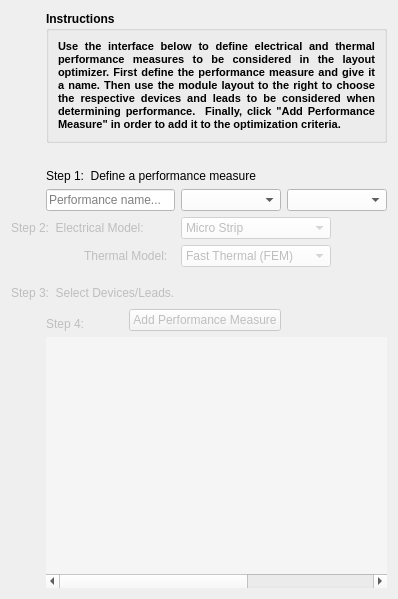
      <widget class="QWidget" name="page_3">
       <property name="geometry">
        <rect>
         <x>0</x>
         <y>0</y>
         <width>376</width>
         <height>599</height>
        </rect>
       </property>
       <attribute name="label">
        <string>Design Performance Identification</string>
       </attribute>
       <layout class="QGridLayout" name="gridLayout_7">
        <item row="0" column="1" colspan="6">
         <widget class="QGroupBox" name="groupBox">
          <property name="minimumSize">
           <size>
            <width>0</width>
            <height>0</height>
           </size>
          </property>
          <property name="font">
           <font>
            <weight>75</weight>
            <bold>true</bold>
           </font>
          </property>
          <property name="title">
           <string>Instructions</string>
          </property>
          <layout class="QGridLayout" name="gridLayout_9">
           <item row="0" column="0">
            <widget class="QLabel" name="label_42">
             <property name="text">
              <string>&lt;!DOCTYPE HTML PUBLIC &quot;-//W3C//DTD HTML 4.0//EN&quot; &quot;http://www.w3.org/TR/REC-html40/strict.dtd&quot;&gt;
&lt;html&gt;&lt;head&gt;&lt;meta name=&quot;qrichtext&quot; content=&quot;1&quot; /&gt;&lt;style type=&quot;text/css&quot;&gt;
p, li { white-space: pre-wrap; }
&lt;/style&gt;&lt;/head&gt;&lt;body style=&quot; font-family:'MS Shell Dlg 2'; font-size:8.25pt; font-weight:600; font-style:normal;&quot;&gt;
&lt;p align=&quot;justify&quot; style=&quot; margin-top:0px; margin-bottom:0px; margin-left:0px; margin-right:0px; -qt-block-indent:0; text-indent:0px;&quot;&gt;&lt;span style=&quot; font-size:8pt;&quot;&gt;Use the interface below to define electrical and thermal performance measures to be considered in the layout optimizer. First define the performance measure and give it a name. Then use the module layout to the right to choose the respective devices and leads to be considered when determining performance.  Finally, click &amp;quot;Add Performance Measure&amp;quot; in order to add it to the optimization criteria.&lt;/span&gt;&lt;/p&gt;&lt;/body&gt;&lt;/html&gt;</string>
             </property>
             <property name="wordWrap">
              <bool>true</bool>
             </property>
            </widget>
           </item>
          </layout>
         </widget>
        </item>
        <item row="1" column="1">
         <spacer name="verticalSpacer_12">
          <property name="orientation">
           <enum>Qt::Vertical</enum>
          </property>
          <property name="sizeType">
           <enum>QSizePolicy::Fixed</enum>
          </property>
          <property name="sizeHint" stdset="0">
           <size>
            <width>20</width>
            <height>20</height>
           </size>
          </property>
         </spacer>
        </item>
        <item row="2" column="1" colspan="4">
         <widget class="QLabel" name="label_25">
          <property name="text">
           <string>Step 1:  Define a performance measure</string>
          </property>
         </widget>
        </item>
        <item row="3" column="1" colspan="3">
         <widget class="QLineEdit" name="txt_perform_name">
          <property name="minimumSize">
           <size>
            <width>0</width>
            <height>0</height>
           </size>
          </property>
          <property name="styleSheet">
           <string notr="true">background-color: rgb(255, 255, 255);</string>
          </property>
          <property name="placeholderText">
           <string>Performance name...</string>
          </property>
         </widget>
        </item>
        <item row="3" column="4">
         <widget class="QComboBox" name="cmb_perform_elecTherm">
          <property name="minimumSize">
           <size>
            <width>100</width>
            <height>0</height>
           </size>
          </property>
          <property name="maximumSize">
           <size>
            <width>150</width>
            <height>16777215</height>
           </size>
          </property>
          <property name="styleSheet">
           <string notr="true">background-color: rgb(255, 255, 255);</string>
          </property>
         </widget>
        </item>
        <item row="3" column="5" colspan="2">
         <widget class="QComboBox" name="cmb_perform_type">
          <property name="minimumSize">
           <size>
            <width>100</width>
            <height>0</height>
           </size>
          </property>
          <property name="maximumSize">
           <size>
            <width>150</width>
            <height>16777215</height>
           </size>
          </property>
          <property name="styleSheet">
           <string notr="true">background-color: rgb(255, 255, 255);</string>
          </property>
         </widget>
        </item>
        <item row="4" column="0" colspan="4">
         <widget class="QLabel" name="lbl_sel_electrical_model">
          <property name="enabled">
           <bool>false</bool>
          </property>
          <property name="text">
           <string>Step 2:  Electrical Model:</string>
          </property>
         </widget>
        </item>
        <item row="4" column="4" colspan="2">
         <widget class="QComboBox" name="cmb_elec_model">
          <property name="enabled">
           <bool>false</bool>
          </property>
          <property name="minimumSize">
           <size>
            <width>100</width>
            <height>0</height>
           </size>
          </property>
          <property name="maximumSize">
           <size>
            <width>150</width>
            <height>16777215</height>
           </size>
          </property>
          <property name="styleSheet">
           <string notr="true">background-color: rgb(255, 255, 255);</string>
          </property>
          <item>
           <property name="text">
            <string>Micro Strip</string>
           </property>
          </item>
          <item>
           <property name="text">
            <string>Response Surface</string>
           </property>
          </item>
         </widget>
        </item>
        <item row="5" column="2" colspan="2">
         <widget class="QLabel" name="lbl_sel_thermal_model">
          <property name="enabled">
           <bool>false</bool>
          </property>
          <property name="text">
           <string>Thermal Model:</string>
          </property>
         </widget>
        </item>
        <item row="5" column="4" colspan="3">
         <widget class="QComboBox" name="cmb_thermal_modle">
          <property name="enabled">
           <bool>false</bool>
          </property>
          <property name="minimumSize">
           <size>
            <width>100</width>
            <height>0</height>
           </size>
          </property>
          <property name="maximumSize">
           <size>
            <width>150</width>
            <height>16777215</height>
           </size>
          </property>
          <property name="styleSheet">
           <string notr="true">background-color: rgb(255, 255, 255);</string>
          </property>
          <item>
           <property name="text">
            <string>Fast Thermal (FEM)</string>
           </property>
          </item>
          <item>
           <property name="text">
            <string>Rectangle Flux</string>
           </property>
          </item>
         </widget>
        </item>
        <item row="6" column="1">
         <spacer name="verticalSpacer_6">
          <property name="orientation">
           <enum>Qt::Vertical</enum>
          </property>
          <property name="sizeType">
           <enum>QSizePolicy::Fixed</enum>
          </property>
          <property name="sizeHint" stdset="0">
           <size>
            <width>20</width>
            <height>10</height>
           </size>
          </property>
         </spacer>
        </item>
        <item row="8" column="1" rowspan="2">
         <spacer name="verticalSpacer_7">
          <property name="orientation">
           <enum>Qt::Vertical</enum>
          </property>
          <property name="sizeType">
           <enum>QSizePolicy::Fixed</enum>
          </property>
          <property name="sizeHint" stdset="0">
           <size>
            <width>20</width>
            <height>10</height>
           </size>
          </property>
         </spacer>
        </item>
        <item row="9" column="3" rowspan="2" colspan="2">
         <widget class="QPushButton" name="btn_perform_addPerformance">
          <property name="enabled">
           <bool>false</bool>
          </property>
          <property name="palette">
           <palette>
            <active>
             <colorrole role="Button">
              <brush brushstyle="SolidPattern">
               <color alpha="255">
                <red>245</red>
                <green>245</green>
                <blue>245</blue>
               </color>
              </brush>
             </colorrole>
             <colorrole role="Base">
              <brush brushstyle="SolidPattern">
               <color alpha="255">
                <red>245</red>
                <green>245</green>
                <blue>245</blue>
               </color>
              </brush>
             </colorrole>
             <colorrole role="Window">
              <brush brushstyle="SolidPattern">
               <color alpha="255">
                <red>245</red>
                <green>245</green>
                <blue>245</blue>
               </color>
              </brush>
             </colorrole>
            </active>
            <inactive>
             <colorrole role="Button">
              <brush brushstyle="SolidPattern">
               <color alpha="255">
                <red>245</red>
                <green>245</green>
                <blue>245</blue>
               </color>
              </brush>
             </colorrole>
             <colorrole role="Base">
              <brush brushstyle="SolidPattern">
               <color alpha="255">
                <red>245</red>
                <green>245</green>
                <blue>245</blue>
               </color>
              </brush>
             </colorrole>
             <colorrole role="Window">
              <brush brushstyle="SolidPattern">
               <color alpha="255">
                <red>245</red>
                <green>245</green>
                <blue>245</blue>
               </color>
              </brush>
             </colorrole>
            </inactive>
            <disabled>
             <colorrole role="Button">
              <brush brushstyle="SolidPattern">
               <color alpha="255">
                <red>245</red>
                <green>245</green>
                <blue>245</blue>
               </color>
              </brush>
             </colorrole>
             <colorrole role="Base">
              <brush brushstyle="SolidPattern">
               <color alpha="255">
                <red>245</red>
                <green>245</green>
                <blue>245</blue>
               </color>
              </brush>
             </colorrole>
             <colorrole role="Window">
              <brush brushstyle="SolidPattern">
               <color alpha="255">
                <red>245</red>
                <green>245</green>
                <blue>245</blue>
               </color>
              </brush>
             </colorrole>
            </disabled>
           </palette>
          </property>
          <property name="text">
           <string>Add Performance Measure</string>
          </property>
         </widget>
        </item>
        <item row="10" column="1" colspan="2">
         <widget class="QLabel" name="lbl_perform_step4">
          <property name="enabled">
           <bool>false</bool>
          </property>
          <property name="text">
           <string>Step 4:</string>
          </property>
          <property name="buddy">
           <cstring>btn_perform_addPerformance</cstring>
          </property>
         </widget>
        </item>
        <item row="11" column="1" colspan="6">
         <widget class="QTableWidget" name="tbl_performance">
          <property name="palette">
           <palette>
            <active>
             <colorrole role="Button">
              <brush brushstyle="SolidPattern">
               <color alpha="255">
                <red>245</red>
                <green>245</green>
                <blue>245</blue>
               </color>
              </brush>
             </colorrole>
             <colorrole role="Base">
              <brush brushstyle="SolidPattern">
               <color alpha="255">
                <red>245</red>
                <green>245</green>
                <blue>245</blue>
               </color>
              </brush>
             </colorrole>
             <colorrole role="Window">
              <brush brushstyle="SolidPattern">
               <color alpha="255">
                <red>245</red>
                <green>245</green>
                <blue>245</blue>
               </color>
              </brush>
             </colorrole>
            </active>
            <inactive>
             <colorrole role="Button">
              <brush brushstyle="SolidPattern">
               <color alpha="255">
                <red>245</red>
                <green>245</green>
                <blue>245</blue>
               </color>
              </brush>
             </colorrole>
             <colorrole role="Base">
              <brush brushstyle="SolidPattern">
               <color alpha="255">
                <red>245</red>
                <green>245</green>
                <blue>245</blue>
               </color>
              </brush>
             </colorrole>
             <colorrole role="Window">
              <brush brushstyle="SolidPattern">
               <color alpha="255">
                <red>245</red>
                <green>245</green>
                <blue>245</blue>
               </color>
              </brush>
             </colorrole>
            </inactive>
            <disabled>
             <colorrole role="Button">
              <brush brushstyle="SolidPattern">
               <color alpha="255">
                <red>245</red>
                <green>245</green>
                <blue>245</blue>
               </color>
              </brush>
             </colorrole>
             <colorrole role="Base">
              <brush brushstyle="SolidPattern">
               <color alpha="255">
                <red>245</red>
                <green>245</green>
                <blue>245</blue>
               </color>
              </brush>
             </colorrole>
             <colorrole role="Window">
              <brush brushstyle="SolidPattern">
               <color alpha="255">
                <red>245</red>
                <green>245</green>
                <blue>245</blue>
               </color>
              </brush>
             </colorrole>
            </disabled>
           </palette>
          </property>
          <property name="frameShape">
           <enum>QFrame::NoFrame</enum>
          </property>
          <property name="editTriggers">
           <set>QAbstractItemView::NoEditTriggers</set>
          </property>
          <property name="alternatingRowColors">
           <bool>true</bool>
          </property>
          <property name="selectionMode">
           <enum>QAbstractItemView::SingleSelection</enum>
          </property>
          <property name="selectionBehavior">
           <enum>QAbstractItemView::SelectRows</enum>
          </property>
          <property name="showGrid">
           <bool>true</bool>
          </property>
          <property name="columnCount">
           <number>5</number>
          </property>
          <attribute name="horizontalHeaderVisible">
           <bool>false</bool>
          </attribute>
          <attribute name="verticalHeaderVisible">
           <bool>false</bool>
          </attribute>
          <column/>
          <column/>
          <column/>
          <column/>
          <column/>
         </widget>
        </item>
        <item row="7" column="5" rowspan="2" colspan="2">
         <spacer name="horizontalSpacer_2">
          <property name="orientation">
           <enum>Qt::Horizontal</enum>
          </property>
          <property name="sizeHint" stdset="0">
           <size>
            <width>40</width>
            <height>20</height>
           </size>
          </property>
         </spacer>
        </item>
        <item row="7" column="0" rowspan="2" colspan="4">
         <widget class="QLabel" name="lbl_perform_step3">
          <property name="enabled">
           <bool>false</bool>
          </property>
          <property name="text">
           <string>Step 3:  Select Devices/Leads.</string>
          </property>
         </widget>
        </item>
       </layout>
      </widget>
